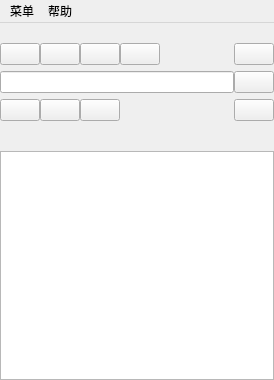
<?xml version="1.0" encoding="UTF-8"?>
<ui version="4.0">
 <class>MainWindow</class>
 <widget class="QMainWindow" name="MainWindow">
  <property name="geometry">
   <rect>
    <x>0</x>
    <y>0</y>
    <width>274</width>
    <height>380</height>
   </rect>
  </property>
  <property name="sizePolicy">
   <sizepolicy hsizetype="Expanding" vsizetype="Expanding">
    <horstretch>0</horstretch>
    <verstretch>0</verstretch>
   </sizepolicy>
  </property>
  <property name="windowTitle">
   <string>MainWindow</string>
  </property>
  <widget class="QWidget" name="centralWidget">
   <property name="sizePolicy">
    <sizepolicy hsizetype="Preferred" vsizetype="Preferred">
     <horstretch>0</horstretch>
     <verstretch>0</verstretch>
    </sizepolicy>
   </property>
   <layout class="QVBoxLayout" name="verticalLayout" stretch="0,3,3,3,2,0">
    <property name="spacing">
     <number>6</number>
    </property>
    <property name="leftMargin">
     <number>0</number>
    </property>
    <property name="topMargin">
     <number>0</number>
    </property>
    <property name="rightMargin">
     <number>0</number>
    </property>
    <property name="bottomMargin">
     <number>0</number>
    </property>
    <item>
     <widget class="QLabel" name="serialLabel">
      <property name="text">
       <string/>
      </property>
     </widget>
    </item>
    <item>
     <layout class="QHBoxLayout" name="horizontalLayout">
      <property name="spacing">
       <number>0</number>
      </property>
      <item>
       <widget class="QPushButton" name="exitBtn">
        <property name="enabled">
         <bool>true</bool>
        </property>
        <property name="contextMenuPolicy">
         <enum>Qt::DefaultContextMenu</enum>
        </property>
        <property name="text">
         <string/>
        </property>
       </widget>
      </item>
      <item>
       <widget class="QPushButton" name="serialBtn">
        <property name="text">
         <string/>
        </property>
       </widget>
      </item>
      <item>
       <widget class="QPushButton" name="connectBtn">
        <property name="text">
         <string/>
        </property>
       </widget>
      </item>
      <item>
       <widget class="QPushButton" name="disconnectBtn">
        <property name="enabled">
         <bool>true</bool>
        </property>
       </widget>
      </item>
      <item>
       <spacer name="horizontalSpacer">
        <property name="orientation">
         <enum>Qt::Horizontal</enum>
        </property>
        <property name="sizeHint" stdset="0">
         <size>
          <width>40</width>
          <height>20</height>
         </size>
        </property>
       </spacer>
      </item>
      <item>
       <widget class="QPushButton" name="selectBtn">
        <property name="text">
         <string/>
        </property>
       </widget>
      </item>
     </layout>
    </item>
    <item>
     <layout class="QHBoxLayout" name="horizontalLayout_2">
      <property name="spacing">
       <number>0</number>
      </property>
      <item>
       <widget class="QLineEdit" name="lineEdit"/>
      </item>
      <item>
       <widget class="QPushButton" name="sendBtn">
        <property name="text">
         <string/>
        </property>
       </widget>
      </item>
     </layout>
    </item>
    <item>
     <layout class="QHBoxLayout" name="horizontalLayout_3">
      <property name="spacing">
       <number>0</number>
      </property>
      <item>
       <widget class="QPushButton" name="spreadBtn">
        <property name="text">
         <string/>
        </property>
       </widget>
      </item>
      <item>
       <widget class="QPushButton" name="enterBtn">
        <property name="text">
         <string/>
        </property>
       </widget>
      </item>
      <item>
       <widget class="QPushButton" name="infoBtn">
        <property name="text">
         <string/>
        </property>
       </widget>
      </item>
      <item>
       <spacer name="horizontalSpacer_2">
        <property name="orientation">
         <enum>Qt::Horizontal</enum>
        </property>
        <property name="sizeHint" stdset="0">
         <size>
          <width>40</width>
          <height>20</height>
         </size>
        </property>
       </spacer>
      </item>
      <item>
       <widget class="QPushButton" name="startBtn">
        <property name="text">
         <string/>
        </property>
       </widget>
      </item>
     </layout>
    </item>
    <item>
     <widget class="QLabel" name="statusLabel">
      <property name="sizePolicy">
       <sizepolicy hsizetype="Preferred" vsizetype="Preferred">
        <horstretch>0</horstretch>
        <verstretch>0</verstretch>
       </sizepolicy>
      </property>
      <property name="maximumSize">
       <size>
        <width>16777215</width>
        <height>18</height>
       </size>
      </property>
      <property name="text">
       <string/>
      </property>
     </widget>
    </item>
    <item>
     <widget class="QTextEdit" name="textEdit">
      <property name="sizePolicy">
       <sizepolicy hsizetype="Minimum" vsizetype="Expanding">
        <horstretch>0</horstretch>
        <verstretch>0</verstretch>
       </sizepolicy>
      </property>
     </widget>
    </item>
   </layout>
  </widget>
  <widget class="QMenuBar" name="menuBar">
   <property name="geometry">
    <rect>
     <x>0</x>
     <y>0</y>
     <width>274</width>
     <height>23</height>
    </rect>
   </property>
   <widget class="QMenu" name="mainMenu">
    <property name="title">
     <string>菜单</string>
    </property>
    <widget class="QMenu" name="saveMenu">
     <property name="title">
      <string>数据保存</string>
     </property>
     <addaction name="saveAction"/>
     <addaction name="setAction"/>
    </widget>
    <addaction name="clearAction"/>
    <addaction name="saveMenu"/>
   </widget>
   <widget class="QMenu" name="helpMenu">
    <property name="title">
     <string>帮助</string>
    </property>
   </widget>
   <addaction name="mainMenu"/>
   <addaction name="helpMenu"/>
  </widget>
  <action name="clearAction">
   <property name="text">
    <string>清除接收区</string>
   </property>
  </action>
  <action name="saveAction">
   <property name="text">
    <string>开始保存</string>
   </property>
  </action>
  <action name="setAction">
   <property name="text">
    <string>保存设置...</string>
   </property>
  </action>
 </widget>
 <layoutdefault spacing="6" margin="11"/>
 <resources/>
 <connections/>
</ui>
